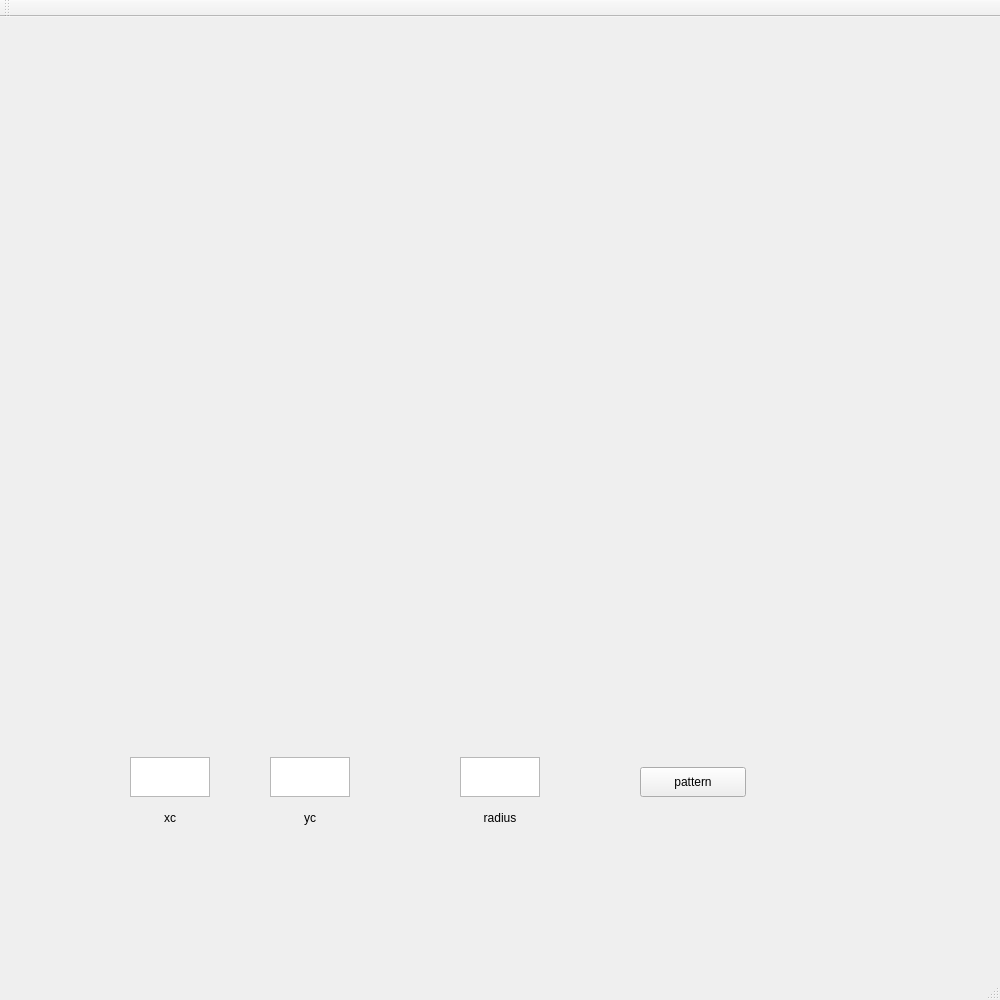
<?xml version="1.0" encoding="UTF-8"?>
<ui version="4.0">
 <class>MainWindow</class>
 <widget class="QMainWindow" name="MainWindow">
  <property name="geometry">
   <rect>
    <x>0</x>
    <y>0</y>
    <width>1000</width>
    <height>1000</height>
   </rect>
  </property>
  <property name="windowTitle">
   <string>MainWindow</string>
  </property>
  <widget class="QWidget" name="centralWidget">
   <widget class="QLabel" name="label">
    <property name="geometry">
     <rect>
      <x>0</x>
      <y>0</y>
      <width>600</width>
      <height>600</height>
     </rect>
    </property>
    <property name="text">
     <string/>
    </property>
   </widget>
   <widget class="QTextEdit" name="textEdit">
    <property name="geometry">
     <rect>
      <x>460</x>
      <y>740</y>
      <width>80</width>
      <height>40</height>
     </rect>
    </property>
   </widget>
   <widget class="QLabel" name="label_2">
    <property name="geometry">
     <rect>
      <x>460</x>
      <y>790</y>
      <width>80</width>
      <height>21</height>
     </rect>
    </property>
    <property name="text">
     <string>radius</string>
    </property>
    <property name="alignment">
     <set>Qt::AlignCenter</set>
    </property>
   </widget>
   <widget class="QPushButton" name="pushButton">
    <property name="geometry">
     <rect>
      <x>640</x>
      <y>750</y>
      <width>106</width>
      <height>30</height>
     </rect>
    </property>
    <property name="text">
     <string>pattern</string>
    </property>
   </widget>
   <widget class="QTextEdit" name="textEdit_2">
    <property name="geometry">
     <rect>
      <x>130</x>
      <y>740</y>
      <width>80</width>
      <height>40</height>
     </rect>
    </property>
   </widget>
   <widget class="QTextEdit" name="textEdit_3">
    <property name="geometry">
     <rect>
      <x>270</x>
      <y>740</y>
      <width>80</width>
      <height>40</height>
     </rect>
    </property>
   </widget>
   <widget class="QLabel" name="label_3">
    <property name="geometry">
     <rect>
      <x>130</x>
      <y>790</y>
      <width>80</width>
      <height>21</height>
     </rect>
    </property>
    <property name="text">
     <string>xc</string>
    </property>
    <property name="alignment">
     <set>Qt::AlignCenter</set>
    </property>
   </widget>
   <widget class="QLabel" name="label_4">
    <property name="geometry">
     <rect>
      <x>270</x>
      <y>790</y>
      <width>80</width>
      <height>21</height>
     </rect>
    </property>
    <property name="text">
     <string>yc</string>
    </property>
    <property name="alignment">
     <set>Qt::AlignCenter</set>
    </property>
   </widget>
  </widget>
  <widget class="QMenuBar" name="menuBar">
   <property name="geometry">
    <rect>
     <x>0</x>
     <y>0</y>
     <width>1000</width>
     <height>26</height>
    </rect>
   </property>
  </widget>
  <widget class="QToolBar" name="mainToolBar">
   <attribute name="toolBarArea">
    <enum>TopToolBarArea</enum>
   </attribute>
   <attribute name="toolBarBreak">
    <bool>false</bool>
   </attribute>
  </widget>
  <widget class="QStatusBar" name="statusBar"/>
 </widget>
 <layoutdefault spacing="6" margin="11"/>
 <resources/>
 <connections/>
</ui>
